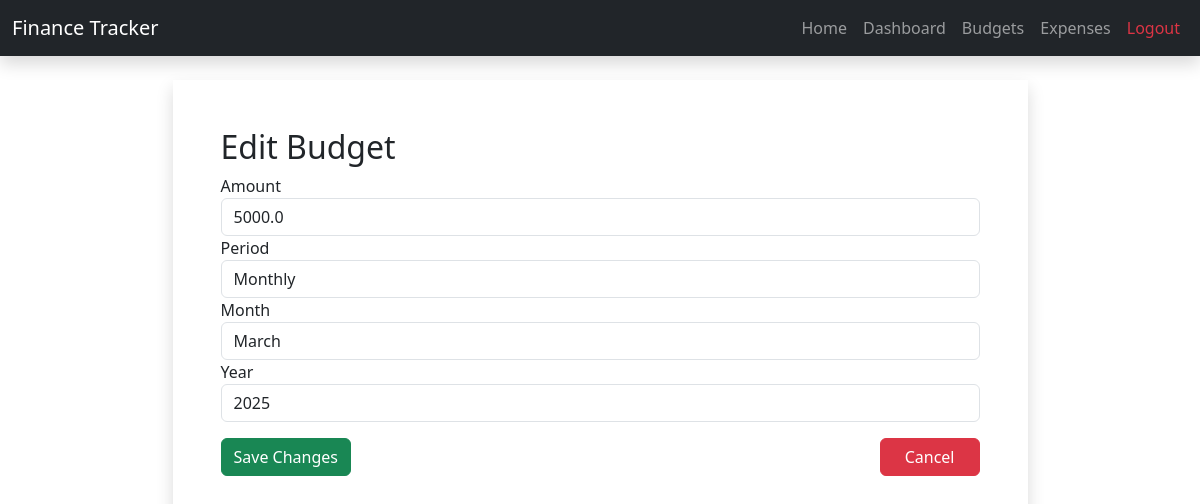
Before: /edit_budget/1 (signed in) with the older database file.
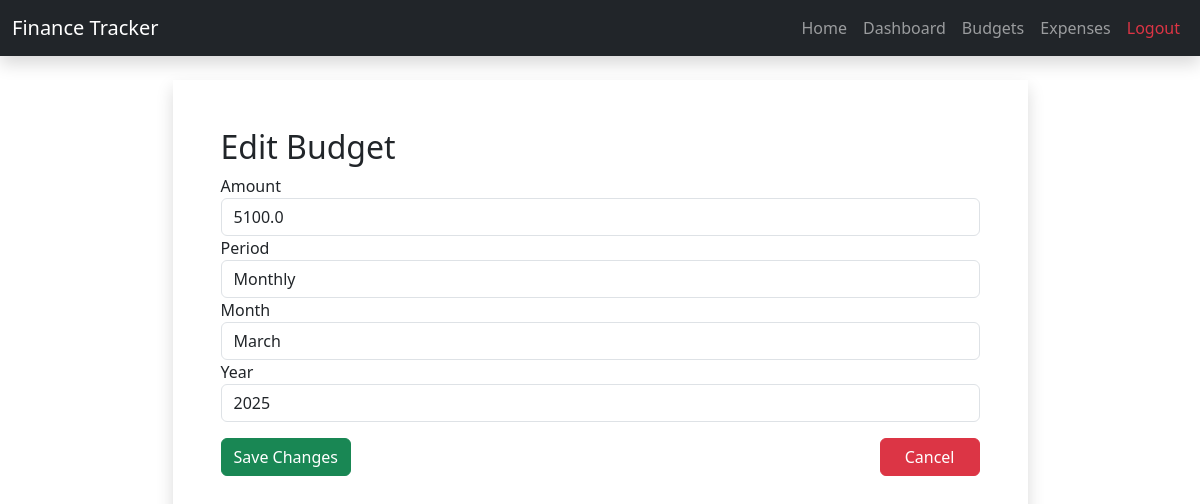
After: the same page with the newer database file.
### app/models.py (models this page shows, shortened)
class Budget(db.Model):
    id = db.Column(db.Integer, primary_key=True)
    user_id = db.Column(db.Integer, db.ForeignKey('user.id'), nullable=False)
    amount = db.Column(db.Float, nullable=False, default=0.0)  # Budget amount
    period = db.Column(db.String(10), nullable=False, default="monthly")  # monthly, weekly, biweekly
    created_at = db.Column(db.DateTime, nullable=False, default=lambda: datetime.now(utc_zone))
    month = db.Column(db.Integer, nullable=False)
    year = db.Column(db.Integer, nullable=False)

### app/routes.py (the view, shortened to what this page needs)
@bp.route('/edit_budget/<int:budget_id>', methods=['GET', 'POST'])
@login_required
def edit_budget(budget_id):
    months = ['January', 'February', 'March', 'April', 'May', 'June', 'July', 'August', 'September', 'October', 'November', 'December']
    budget = Budget.query.filter_by(id=budget_id, user_id=current_user.id).first()
    if not budget:
        flash('Budget not found or access denied.', 'danger')
        return redirect(url_for('main.view_budgets'))
    current_year = datetime.now().year
    years = list(range(current_year, current_year + 3))
    return render_template('edit_budget.html', months=months, years=years, budget=budget)

### app/__init__.py (called while the page is built)
@login_manager.user_loader
def load_user(user_id):
    from app.models import User
    return User.query.get(int(user_id))

### app/templates/edit_budget.html (shortened to what this page needs)
{% extends 'base.html' %}
{% block content %}
<div class="row justify-content-md-center">
  <div class="col col-lg-9 shadow p-5">
    <h2>Edit Budget</h2>
    <form method="POST">
      <div class="form-group">
        <label for="amount">Amount</label>
        <input type="number" step="0.01" class="form-control" id="amount" name="amount" value="{{ budget.amount }}" required>
      </div>
      <div class="form-group">
        <label for="period">Period</label>
        <select class="form-control" id="period" name="period" required>
          <option value="monthly" {% if budget.period == 'monthly' %}selected{% endif %}>Monthly</option>
        </select>
      </div>
      <div class="form-group">
        <label for="budget_month">Month</label>
        <select class="form-control" id="budget_month" name="budget_month" required>
            {% for month in months %}
                <option value="{{ loop.index }}" {% if budget.month == loop.index %}selected{% endif %}>
                    {{ month }}
                </option>
            {% endfor %}
        </select>
      </div>
      <div class="form-group">
        <label for="budget_year">Year</label>
        <select class="form-control" id="budget_year" name="budget_year" required>
          {% for year in years %}
            <option value="{{ year }}" {% if budget.year == year %}selected{% endif %}>{{ year }}</option>
          {% endfor %}
        </select>
      </div>
      <div class="d-flex justify-content-between mt-3">
      <button type="submit" class="btn btn-success">Save Changes</button>
        <a href="{{ url_for('main.view_budgets') }}" class="btn btn-danger px-4">Cancel</a>
      </div>
    </form>
  </div>
</div>
</div>
{% endblock %}

Changed rows visible on the page:
changed Budget "Monthly": amount "5000.0" → "5100.0"
